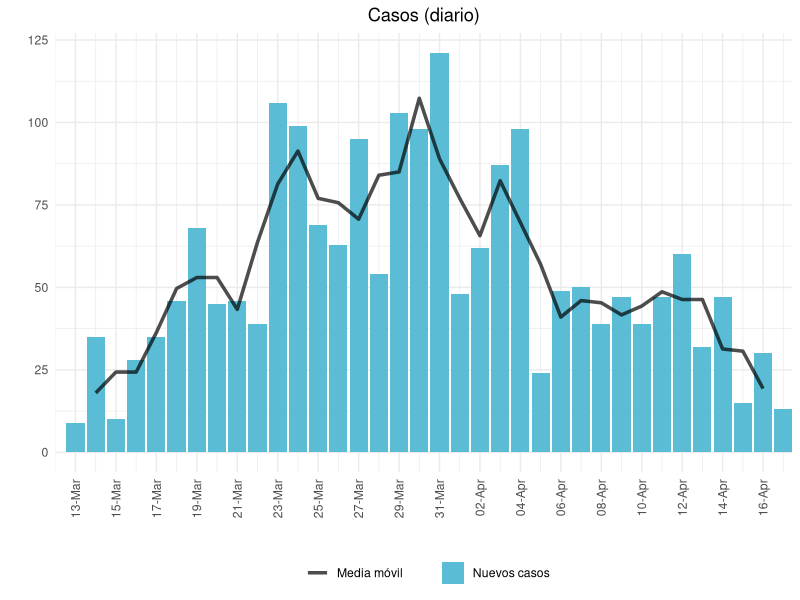
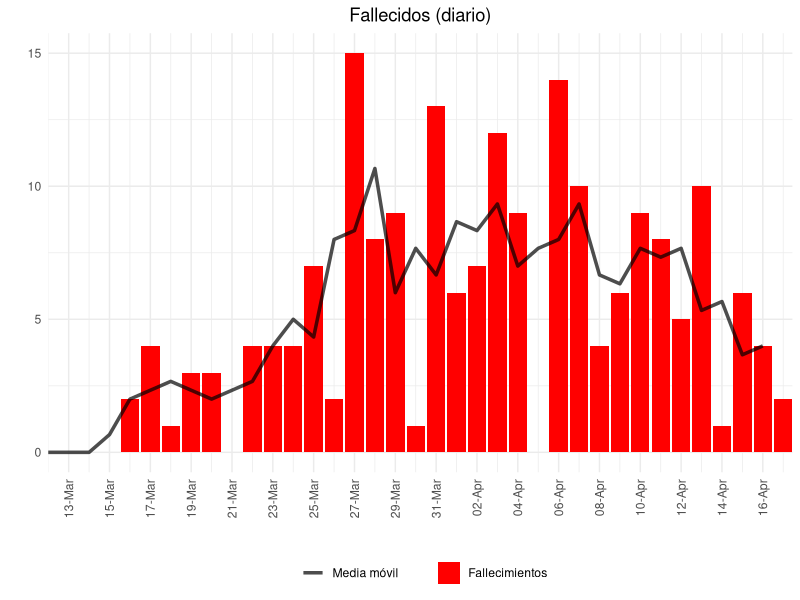
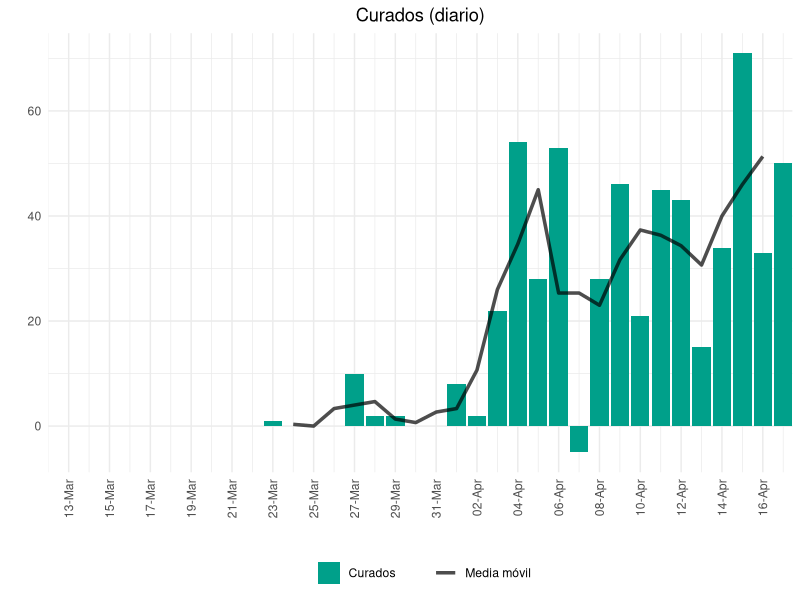
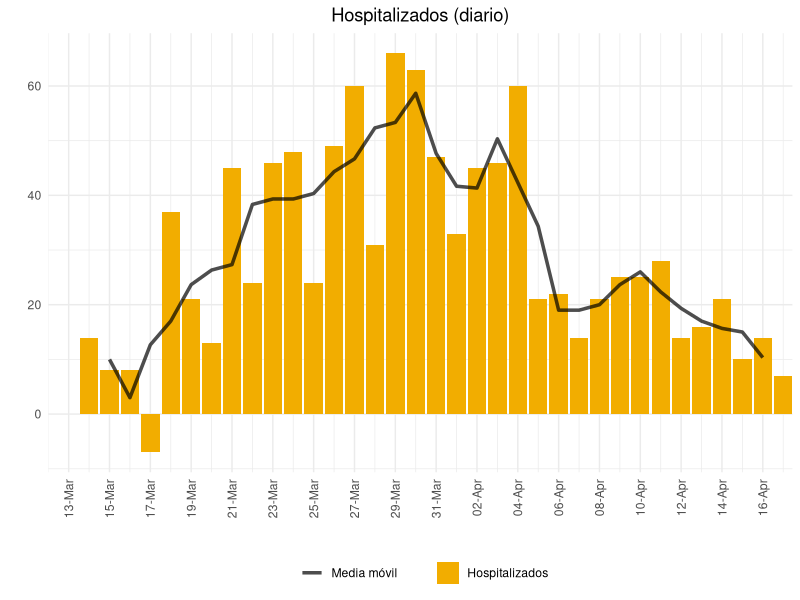
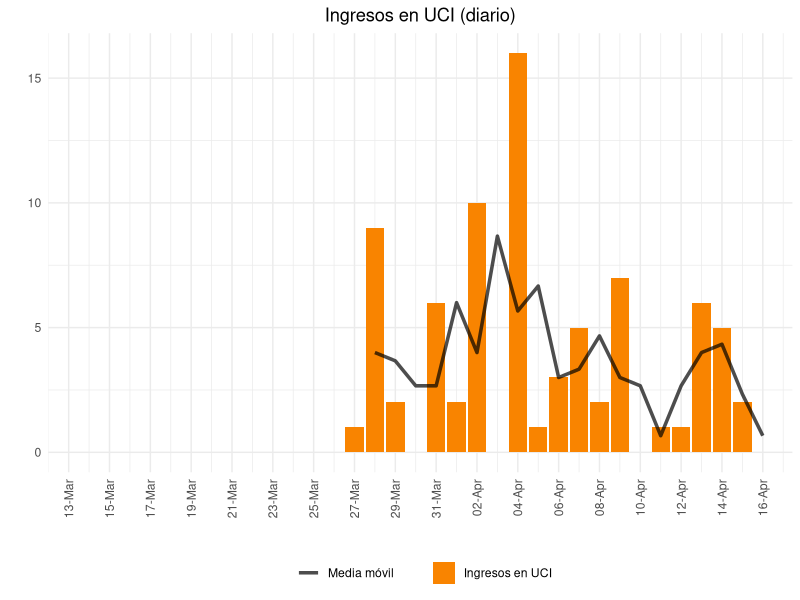
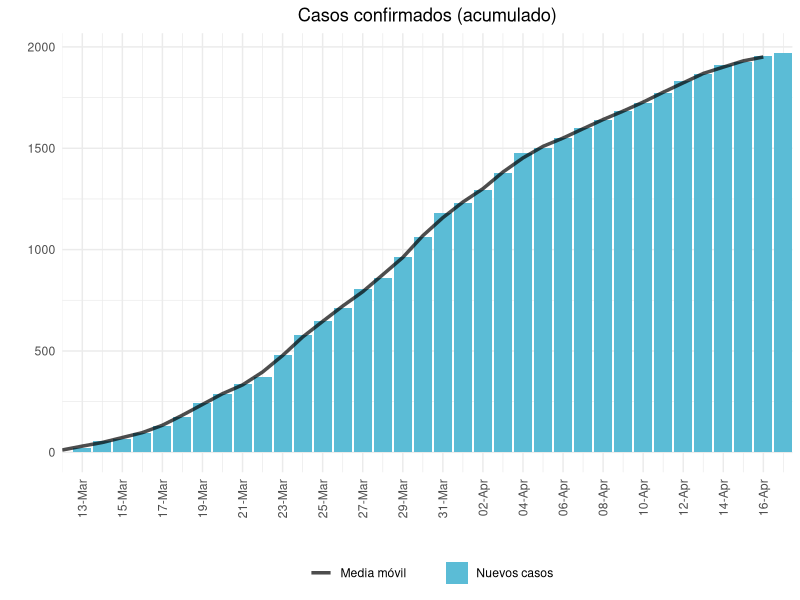
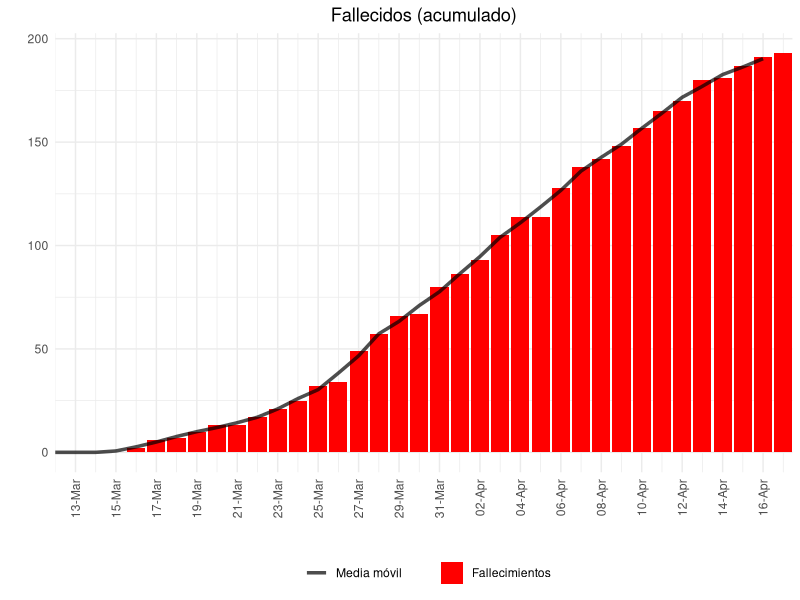
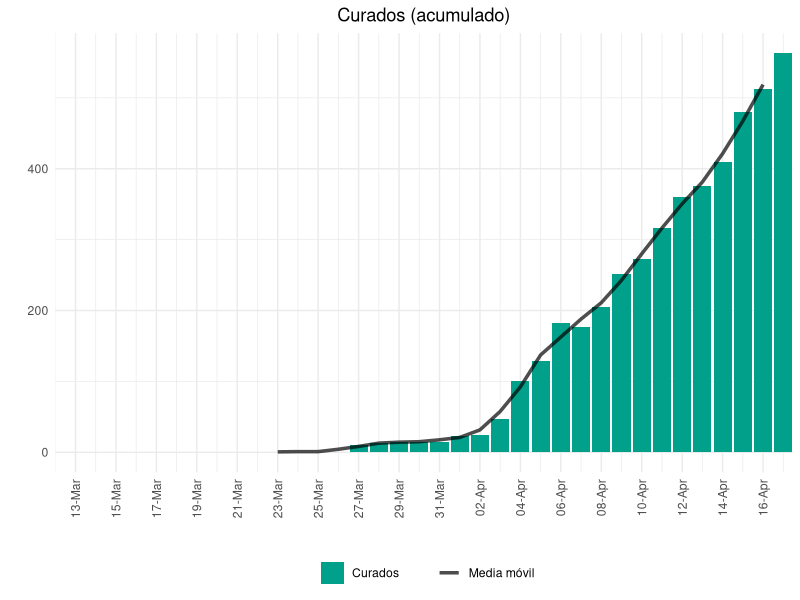

The R script that drew these images, in order:
## ---- chunk 1
knitr::opts_chunk$set(echo = TRUE)

library(ggplot2)

## ---- chunk 2

datos <- read.csv2('datos.csv', stringsAsFactors = FALSE)
datos$Fecha <- as.Date(datos$Fecha, format = '%d/%m/%Y')

## ---- chunk 3

# función de disgregación
diario <- function(datos, columna){
  aux <- datos[which(datos$Medida == columna),]
  aux <- aux[order(aux$Fecha, decreasing = FALSE),]
  aux$Valor[-1] <- aux$Valor[-1] - aux$Valor[-dim(aux)[1]]
  
  return(aux)
}

# función para calcular la media movil de n días
media_movil <- function(datos, dias){
  datos$Valor <- filter(datos$Valor, rep(1/dias, dias), sides=2)
  
  return(datos)
}

# función para calcular la ratio de crecimiento en n días
ratio_crec <- function(datos, dias){
  datos$Valor_aux <- datos$Valor
  sapply(dias:dim(datos)[1], function(x){
    datos$Valor[x] <<- datos$Valor_aux[x] / datos$Valor_aux[x - (dias - 1)] 
  })
  
  datos$Valor[which(datos$Valor == Inf)] <- NaN
  
  return(datos)
}

# función para dibujar la evolución diaria
evolucion <- function(datos, titulo, color){
  ggplot(datos, aes(x = Fecha, y = Valor)) +
    geom_col(fill = color) +
    geom_text(data = datos[dim(datos)[1],], aes(x = Fecha, y = Valor, label = round(Valor, 2)), size = 2, vjust = -1, hjust=0.5) +
    geom_hline(yintercept = 1, alpha = 0.7) +
    scale_x_date(date_breaks = '2 days', date_labels = '%d-%b', limits = c(as.Date('12-03-2020', format = '%d-%m-%Y'), NA), expand = c(0,0)) +
    labs(title = titulo, x = '', y = '') +
    theme_minimal() +
    theme(axis.text.x = element_text(angle = 90, vjust=0.5, hjust=1),
          plot.title = element_text(hjust = 0.5))
}

# función para dibujar la evolución diaria y media móvil
evolucion_movil <- function(datos1, datos2, titulo, serie, color){
  ggplot() +
    geom_col(data=datos1, aes(x = Fecha, y = Valor, fill = serie)) +
    geom_line(data=datos2, aes(x = Fecha, y = Valor, color = 'Media móvil'), alpha = 0.7, size = 1.2) +
    scale_fill_manual('', values = color) +
    scale_color_manual('', values = 'black') +
    scale_x_date(date_breaks = '2 days', date_labels = '%d-%b', limits = c(as.Date('12-03-2020', format = '%d-%m-%Y'), NA), expand = c(0,0)) +
    labs(title = titulo, x = '', y = '') +
    theme_minimal() +
    theme(axis.text.x = element_text(angle = 90, vjust=0.5, hjust=1),
          plot.title = element_text(hjust = 0.5),
          legend.position = 'bottom')
}

## ---- chunk 4

d_diarios <- datos[which(datos$Medida == 'Nuevos casos'),]

evolucion_movil(d_diarios, media_movil(d_diarios, 3), 'Casos (diario)', 'Nuevos casos', '#5BBCD6')

## ---- chunk 5

f_diarios <- diario(datos, 'Fallecimientos')

evolucion_movil(f_diarios, media_movil(f_diarios, 3), 'Fallecidos (diario)', 'Fallecimientos', '#FF0000')


## ---- chunk 6

c_diarios <- diario(datos, 'Curados')

evolucion_movil(c_diarios, media_movil(c_diarios, 3), 'Curados (diario)', 'Curados', '#00A08A')

## ---- chunk 7

h_diarios <- diario(datos, 'Hospitalizados')

evolucion_movil(h_diarios, media_movil(h_diarios, 3), 'Hospitalizados (diario)', 'Hospitalizados', '#F2AD00')

## ---- chunk 8

u_diarios <- diario(datos, 'Total UCI')

evolucion_movil(u_diarios, media_movil(u_diarios, 3), 'Ingresos en UCI (diario)', 'Ingresos en UCI', '#F98400')

## ---- chunk 9

d_diarios_a <- datos[which(datos$Medida == 'Confirmados'),]

evolucion_movil(d_diarios_a, media_movil(d_diarios_a, 3), 'Casos confirmados (acumulado)', 'Nuevos casos', '#5BBCD6')

## ---- chunk 10

f_diarios_a <- datos[which(datos$Medida == 'Fallecimientos'),]

evolucion_movil(f_diarios_a, media_movil(f_diarios_a, 3), 'Fallecidos (acumulado)', 'Fallecimientos', '#FF0000')


## ---- chunk 11

c_diarios_a <- datos[which(datos$Medida == 'Curados'),]

evolucion_movil(c_diarios_a, media_movil(c_diarios_a, 3), 'Curados (acumulado)', 'Curados', '#00A08A')

## ---- chunk 12

h_diarios_a <- datos[which(datos$Medida == 'Hospitalizados'),]

evolucion_movil(h_diarios_a, media_movil(h_diarios_a, 3), 'Hospitalizados (acumulado)', 'Hospitalizados', '#F2AD00')

## ---- chunk 13

u_diarios_a <- datos[which(datos$Medida == 'Total UCI'),]

evolucion_movil(u_diarios_a, media_movil(u_diarios_a, 3), 'Ingresos en UCI (acumulado)', 'Ingresos en UCI', '#F98400')

## ---- chunk 14

d_diarios_r <- ratio_crec(datos[which(datos$Medida == 'Confirmados'),], 4)

evolucion(d_diarios_r, 'Casos confirmados (ratio de crecimiento)', '#5BBCD6')

## ---- chunk 15

f_diarios_r <- ratio_crec(datos[which(datos$Medida == 'Fallecimientos'),], 4)

evolucion(f_diarios_r, 'Fallecidos (ratio de crecimiento)', '#FF0000')


## ---- chunk 16

c_diarios_r <- ratio_crec(datos[which(datos$Medida == 'Curados'),], 4)

evolucion(c_diarios_r, 'Curados (ratio de crecimiento)', '#00A08A')

## ---- chunk 17

h_diarios_r <- ratio_crec(datos[which(datos$Medida == 'Hospitalizados'),], 4)

evolucion(h_diarios_r, 'Hospitalizados (ratio de crecimiento)', '#F2AD00')

## ---- chunk 18

u_diarios_r <- ratio_crec(datos[which(datos$Medida == 'Total UCI'),], 4)

evolucion(u_diarios_r, 'Ingresos en UCI (ratio de crecimiento)', '#F98400')
